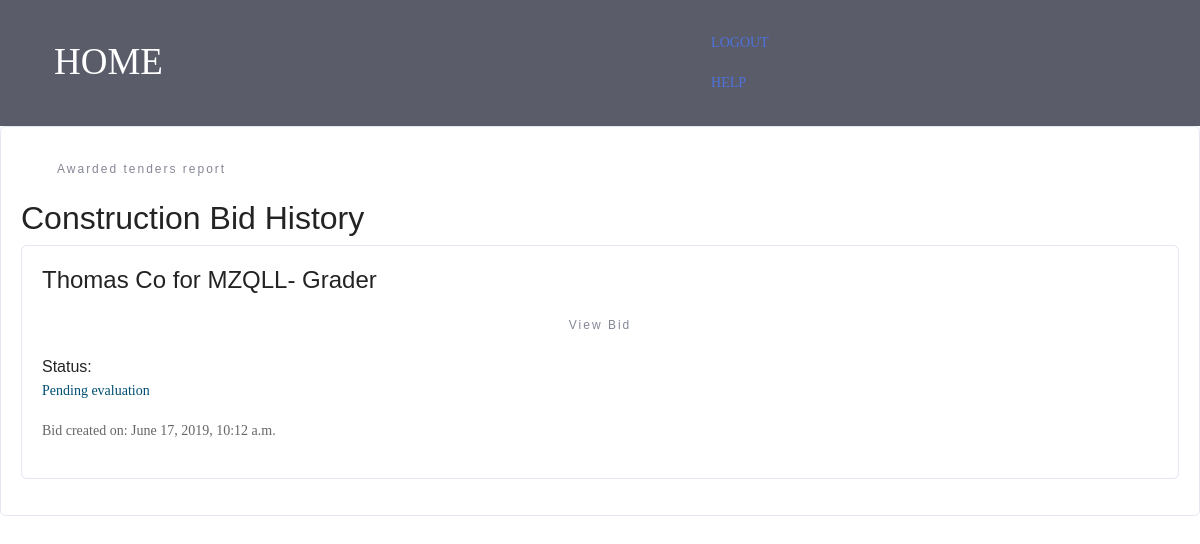
The page /create/bid_historyc/ (signed in) on the database as committed earlier.
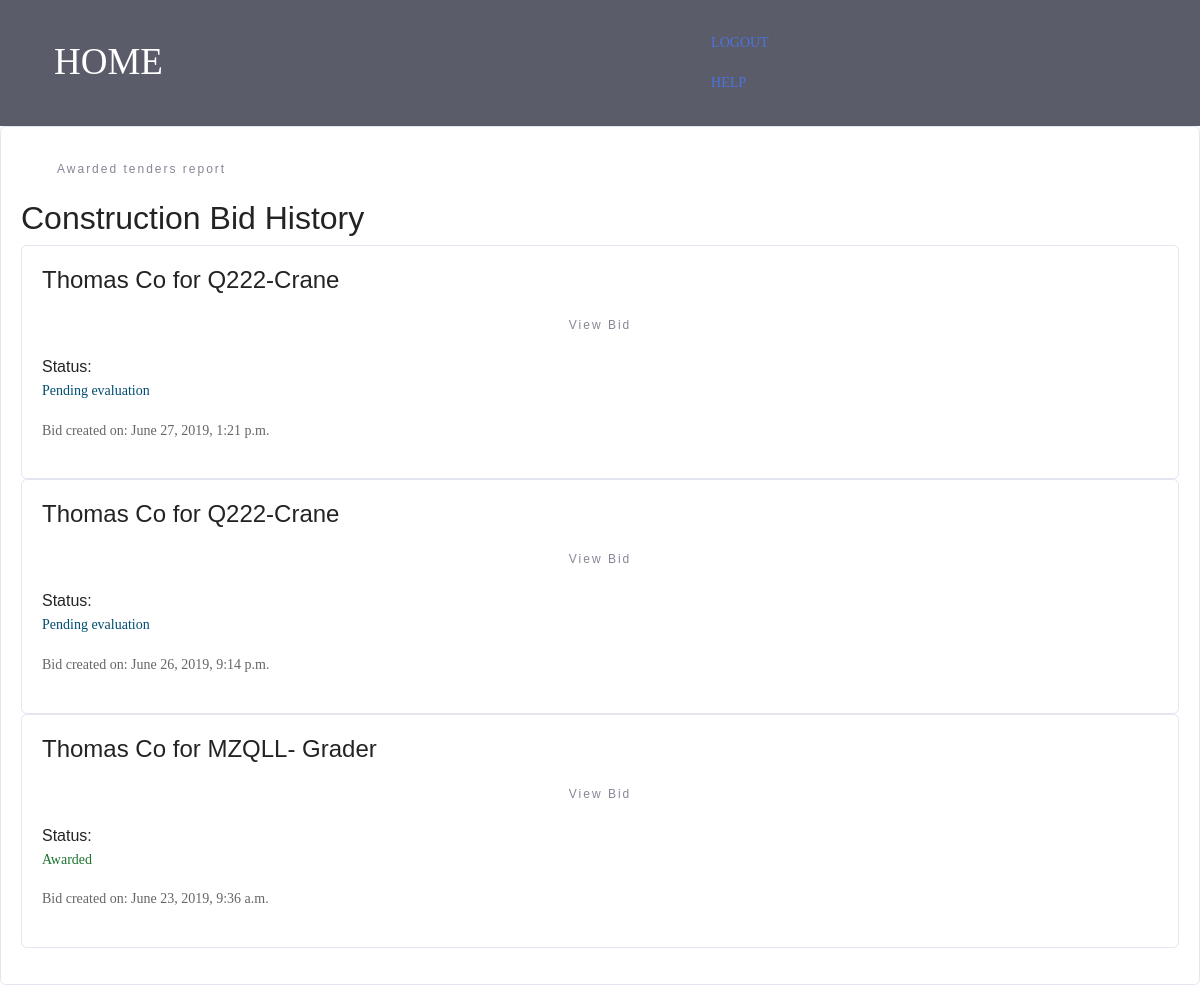
The same page on the database as committed later.
### create_bids/models.py (models this page shows, shortened)
class ConstructionBid(models.Model):
    user = models.ForeignKey("auth.User", on_delete=models.CASCADE)
    Tender_ID = models.ForeignKey(ConstructionTender, on_delete=models.CASCADE)
    Mod = models.CharField(max_length=80)
    Net_power = models.CharField(max_length=80)
    Electric = models.CharField(max_length=80)
    Engine = models.CharField(max_length=80, default="No")
    Operating_weight = models.CharField(max_length=80)
    Certification = models.CharField(max_length=80)
    Quote_amount = models.PositiveIntegerField()
    bid_award = models.CharField(max_length=10, default='null')
    date_created = models.DateTimeField(auto_now=True)
    Bid_documents_url = models.FileField(upload_to='bid/documents/', null=True, blank=True)
    def __str__(self):
        return f"{self.user.profile.company_name} for {self.Tender_ID.Mod}"
    class Meta:
        ordering = ['-date_created']

### core/models.py (models this page shows, shortened)
class Profile(models.Model):
    user = models.OneToOneField(User, on_delete=models.CASCADE)
    account_type = models.CharField(max_length=500, blank=False)
    company_name = models.CharField(max_length=30, blank=False)
    creationDate = models.DateField(auto_now=True)

### create_tender/models.py (models this page shows, shortened)
class ConstructionTender(models.Model):
    user = models.ForeignKey("auth.User", on_delete=models.CASCADE)
    Mod = models.CharField(max_length=80)
    Net_power = models.CharField(max_length=80)
    Electric = models.CharField(max_length=80)
    Engine = models.CharField(max_length=80, default="No")
    Operating_weight = models.CharField(max_length=80)
    Certification = models.CharField(max_length=80)
    Quantity = models.PositiveIntegerField()
    tender_award = models.CharField(max_length=10, default="No")
    date_created = models.DateField(auto_now=True)
    is_active = models.CharField(max_length=10, default='Yes')
    class Meta:
        ordering = ['-date_created']

### create_bids/views.py (the view)
@login_required
def my_bids_c(request):
    context = {
        'constbid': ConstructionBid.objects.filter(user=request.user),
        'bids': Bids.objects.filter(user=request.user)
    }
    return render(request, 'create_bids/bidHistoryC.html', context)

### templates/create_bids/bidHistoryC.html (shortened to what this page needs)
<html lang="en">
<head>
    {% load static %}
    <link href="{% static "create_tender/css/bootstrap.min.css" %}" rel="stylesheet">
    <link href="{% static "create_tender/css/main.css" %}" rel="stylesheet">
    <link href="{% static 'create_tender/vendor/mdi-font/css/material-design-iconic-font.min.css' %}" rel="stylesheet"
          media="all">
    <link rel="stylesheet" href="{% static 'home/assets/bootstrap/css/bootstrap.min.css' %}">
    <link rel="stylesheet" href="{% static 'home/assets/socicon/css/socicon.min.css' %}">
    <link rel="stylesheet" href="{% static 'home/assets/theme/css/style.css' %}">
    <link rel="stylesheet" href="{% static 'home/assets/animate.css/animate.min.css' %}">
</head>
<body>
<nav class="navbar bg-dark navbar-fixed-top">
    <div class="container">
        <div class="mbr-table">
            <div class="mbr-table-cell">
                <div class="navbar-brand">
                    <a class="mbr-iconfont mbr-iconfont-menu navbar-caption"
                       href="{% url 'bidderHome' %}">HOME</a>
                </div>
            </div>
            <div class="mbr-table-cell" style="padding: 15px">
                <div class="pull-xs-right nav navbar-nav navbar-toggleable-sm"
                     id="exCollapsingNavbar">
                    <a class="nav-link link" href="{% url 'logout' %}">LOGOUT</a>
                </div>
                <div class="pull-xs-right nav navbar-nav navbar-toggleable-sm" style="padding-right: 15px"
                     id="exCollapsingNavbar">
                    <a class="nav-link link" target="_blank" href="{% url 'help' %}">HELP</a>
                </div>
            </div>
        </div>
    </div>
</nav>
<div class="page-wrapper bg-blue p-t-100 p-b-100 font-robo">
    <div class="wrapper wrapper--w680">
        <div class="card card-1">
            <div class="card-body">
                <a href="{% url 'awRepb' %}" target="_blank" class="btn--def btn--radius btn">Awarded tenders report</a>
                <h2 class="title">Construction Bid History</h2>
                <ul>
                    {% for bid in constbid %}
                        {% if bid.bid_award == 'Yes' %}
                            <div class="card card-1 card-body">
                                <h4>{{ bid }}</h4>
                                <a href="{% url 'constBidUpdate' bid.id %}" class="btn--green btn--radius btn">View
                                    Bid</a>
                                <div>Status: <p style="color: #1c7430">Awarded</p></div>
                                <p>Bid created on: {{ bid.date_created }}</p>
                            </div>
                        {% elif bid.bid_award == 'null' %}
                            <div class="card card-1 card-body">
                                <h4>{{ bid }}</h4>
                                <a href="{% url 'constBidUpdate' bid.id %}" class="btn--green btn--radius btn">View
                                    Bid</a>
                                <div>Status: <p style="color: #004e72">Pending evaluation</p></div>
                                <p>Bid created on: {{ bid.date_created }}</p>
                            </div>
                        {% endif %}
                    {% empty %}
                        <li>No Bids Made yet</li>
                    {% endfor %}
                </ul>
            </div>
        </div>
    </div>
</div>
</body>
</html>

Rows that differ between the two databases and show on the page:
added ConstructionBid: user+Tender_ID "Thomas Co for Q222-Crane", date_created "June 27, 2019, 1:21 p.m."
added ConstructionBid: user+Tender_ID "Thomas Co for Q222-Crane", date_created "June 26, 2019, 9:14 p.m."
changed ConstructionBid "Thomas Co for MZQLL- Grader": date_created "June 17, 2019, 10:12 a.m." → "June 23, 2019, 9:36 a.m."; bid_award "Pending evaluation" → "Awarded"
